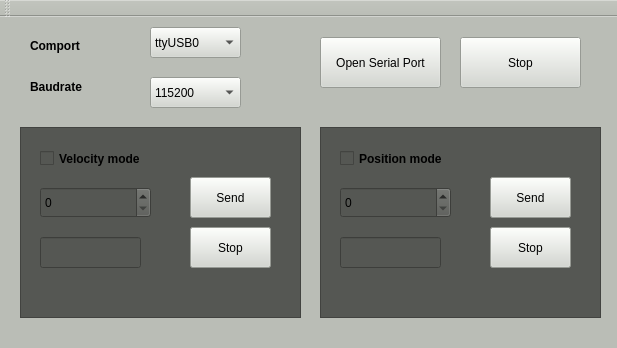
<?xml version="1.0" encoding="UTF-8"?>
<ui version="4.0">
 <class>MainWindow</class>
 <widget class="QMainWindow" name="MainWindow">
  <property name="geometry">
   <rect>
    <x>0</x>
    <y>0</y>
    <width>617</width>
    <height>348</height>
   </rect>
  </property>
  <property name="windowTitle">
   <string>MainWindow</string>
  </property>
  <property name="styleSheet">
   <string notr="true">background-color: rgb(0, 0, 0);
background-color: rgb(186, 189, 182);</string>
  </property>
  <widget class="QWidget" name="centralWidget">
   <widget class="QFrame" name="Speed">
    <property name="geometry">
     <rect>
      <x>20</x>
      <y>110</y>
      <width>281</width>
      <height>191</height>
     </rect>
    </property>
    <property name="styleSheet">
     <string notr="true">background-color: rgb(85, 87, 83);</string>
    </property>
    <property name="frameShape">
     <enum>QFrame::StyledPanel</enum>
    </property>
    <property name="frameShadow">
     <enum>QFrame::Raised</enum>
    </property>
    <widget class="QPushButton" name="SpeedStopPB">
     <property name="geometry">
      <rect>
       <x>170</x>
       <y>100</y>
       <width>81</width>
       <height>41</height>
      </rect>
     </property>
     <property name="styleSheet">
      <string notr="true">background-color: rgb(211, 215, 207);</string>
     </property>
     <property name="text">
      <string>Stop</string>
     </property>
    </widget>
    <widget class="QCheckBox" name="SpeedCB">
     <property name="geometry">
      <rect>
       <x>20</x>
       <y>20</y>
       <width>121</width>
       <height>23</height>
      </rect>
     </property>
     <property name="font">
      <font>
       <weight>75</weight>
       <bold>true</bold>
      </font>
     </property>
     <property name="text">
      <string>Velocity mode</string>
     </property>
    </widget>
    <widget class="QPushButton" name="SpeedSendPB">
     <property name="geometry">
      <rect>
       <x>170</x>
       <y>50</y>
       <width>81</width>
       <height>41</height>
      </rect>
     </property>
     <property name="styleSheet">
      <string notr="true">background-color: rgb(211, 215, 207);</string>
     </property>
     <property name="text">
      <string>Send</string>
     </property>
    </widget>
    <widget class="QLineEdit" name="SpeedLE">
     <property name="geometry">
      <rect>
       <x>20</x>
       <y>110</y>
       <width>101</width>
       <height>31</height>
      </rect>
     </property>
    </widget>
    <widget class="QSpinBox" name="SpeedSB">
     <property name="geometry">
      <rect>
       <x>20</x>
       <y>60</y>
       <width>111</width>
       <height>31</height>
      </rect>
     </property>
     <property name="maximum">
      <number>250</number>
     </property>
     <property name="singleStep">
      <number>10</number>
     </property>
    </widget>
   </widget>
   <widget class="QFrame" name="Velocity">
    <property name="geometry">
     <rect>
      <x>320</x>
      <y>110</y>
      <width>281</width>
      <height>191</height>
     </rect>
    </property>
    <property name="styleSheet">
     <string notr="true">background-color: rgb(85, 87, 83);</string>
    </property>
    <property name="frameShape">
     <enum>QFrame::StyledPanel</enum>
    </property>
    <property name="frameShadow">
     <enum>QFrame::Raised</enum>
    </property>
    <widget class="QPushButton" name="PositionStopPB">
     <property name="geometry">
      <rect>
       <x>170</x>
       <y>100</y>
       <width>81</width>
       <height>41</height>
      </rect>
     </property>
     <property name="styleSheet">
      <string notr="true">background-color: rgb(211, 215, 207);</string>
     </property>
     <property name="text">
      <string>Stop</string>
     </property>
    </widget>
    <widget class="QSpinBox" name="PositionSB">
     <property name="geometry">
      <rect>
       <x>20</x>
       <y>60</y>
       <width>111</width>
       <height>31</height>
      </rect>
     </property>
     <property name="maximum">
      <number>100000</number>
     </property>
     <property name="singleStep">
      <number>100</number>
     </property>
    </widget>
    <widget class="QCheckBox" name="PositionCB">
     <property name="geometry">
      <rect>
       <x>20</x>
       <y>20</y>
       <width>121</width>
       <height>23</height>
      </rect>
     </property>
     <property name="font">
      <font>
       <weight>75</weight>
       <bold>true</bold>
      </font>
     </property>
     <property name="text">
      <string>Position mode</string>
     </property>
    </widget>
    <widget class="QPushButton" name="PositionSendPB">
     <property name="geometry">
      <rect>
       <x>170</x>
       <y>50</y>
       <width>81</width>
       <height>41</height>
      </rect>
     </property>
     <property name="styleSheet">
      <string notr="true">background-color: rgb(211, 215, 207);</string>
     </property>
     <property name="text">
      <string>Send</string>
     </property>
    </widget>
    <widget class="QLineEdit" name="PositionLE">
     <property name="geometry">
      <rect>
       <x>20</x>
       <y>110</y>
       <width>101</width>
       <height>31</height>
      </rect>
     </property>
    </widget>
   </widget>
   <widget class="QPushButton" name="stopPB">
    <property name="geometry">
     <rect>
      <x>460</x>
      <y>20</y>
      <width>121</width>
      <height>51</height>
     </rect>
    </property>
    <property name="styleSheet">
     <string notr="true">background-color: rgb(211, 215, 207);</string>
    </property>
    <property name="text">
     <string>Stop</string>
    </property>
   </widget>
   <widget class="QLabel" name="baudLB">
    <property name="geometry">
     <rect>
      <x>30</x>
      <y>60</y>
      <width>67</width>
      <height>20</height>
     </rect>
    </property>
    <property name="font">
     <font>
      <weight>75</weight>
      <bold>true</bold>
     </font>
    </property>
    <property name="text">
     <string>Baudrate</string>
    </property>
   </widget>
   <widget class="QPushButton" name="openPB">
    <property name="geometry">
     <rect>
      <x>320</x>
      <y>20</y>
      <width>121</width>
      <height>51</height>
     </rect>
    </property>
    <property name="styleSheet">
     <string notr="true">background-color: rgb(211, 215, 207);</string>
    </property>
    <property name="text">
     <string>Open Serial Port</string>
    </property>
   </widget>
   <widget class="QComboBox" name="baudCB">
    <property name="geometry">
     <rect>
      <x>150</x>
      <y>60</y>
      <width>91</width>
      <height>31</height>
     </rect>
    </property>
    <property name="styleSheet">
     <string notr="true">background-color: rgb(211, 215, 207);</string>
    </property>
    <item>
     <property name="text">
      <string>115200</string>
     </property>
    </item>
    <item>
     <property name="text">
      <string>9600</string>
     </property>
    </item>
   </widget>
   <widget class="QLabel" name="portLB">
    <property name="geometry">
     <rect>
      <x>30</x>
      <y>20</y>
      <width>67</width>
      <height>17</height>
     </rect>
    </property>
    <property name="font">
     <font>
      <weight>75</weight>
      <bold>true</bold>
     </font>
    </property>
    <property name="text">
     <string>Comport</string>
    </property>
   </widget>
   <widget class="QComboBox" name="usbCB">
    <property name="geometry">
     <rect>
      <x>150</x>
      <y>10</y>
      <width>91</width>
      <height>31</height>
     </rect>
    </property>
    <property name="styleSheet">
     <string notr="true">background-color: rgb(211, 215, 207);</string>
    </property>
    <item>
     <property name="text">
      <string>ttyUSB0</string>
     </property>
    </item>
    <item>
     <property name="text">
      <string>ttyUSB1</string>
     </property>
    </item>
    <item>
     <property name="text">
      <string>ttyUSB2</string>
     </property>
    </item>
   </widget>
  </widget>
  <widget class="QMenuBar" name="menuBar">
   <property name="geometry">
    <rect>
     <x>0</x>
     <y>0</y>
     <width>617</width>
     <height>22</height>
    </rect>
   </property>
  </widget>
  <widget class="QToolBar" name="mainToolBar">
   <attribute name="toolBarArea">
    <enum>TopToolBarArea</enum>
   </attribute>
   <attribute name="toolBarBreak">
    <bool>false</bool>
   </attribute>
  </widget>
  <widget class="QStatusBar" name="statusBar"/>
 </widget>
 <layoutdefault spacing="6" margin="11"/>
 <resources/>
 <connections/>
</ui>
